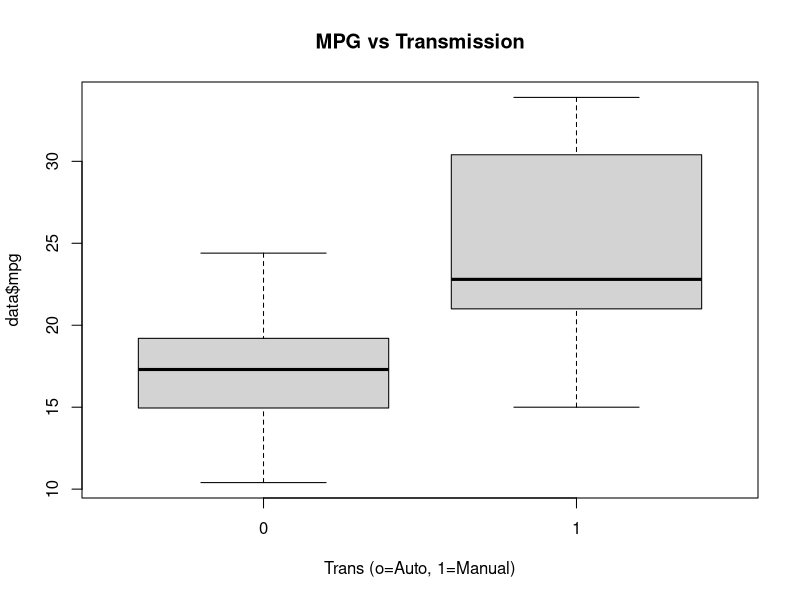
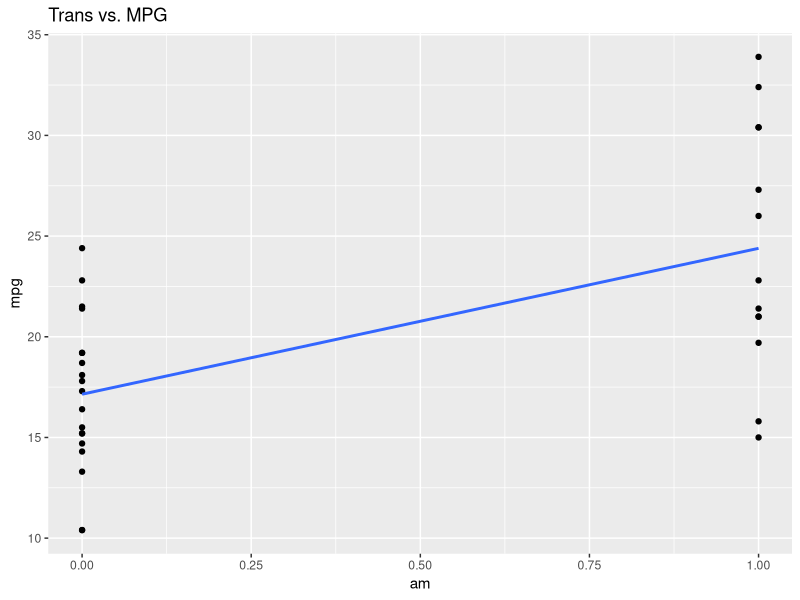
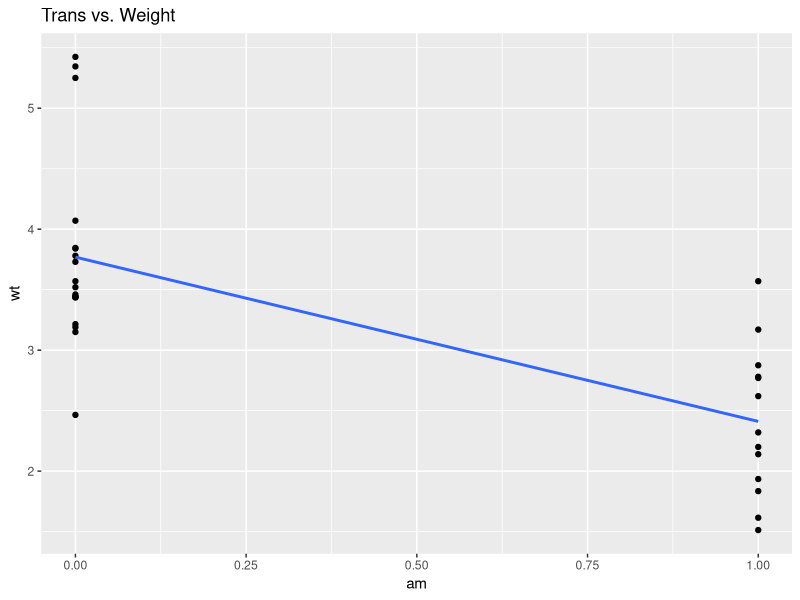
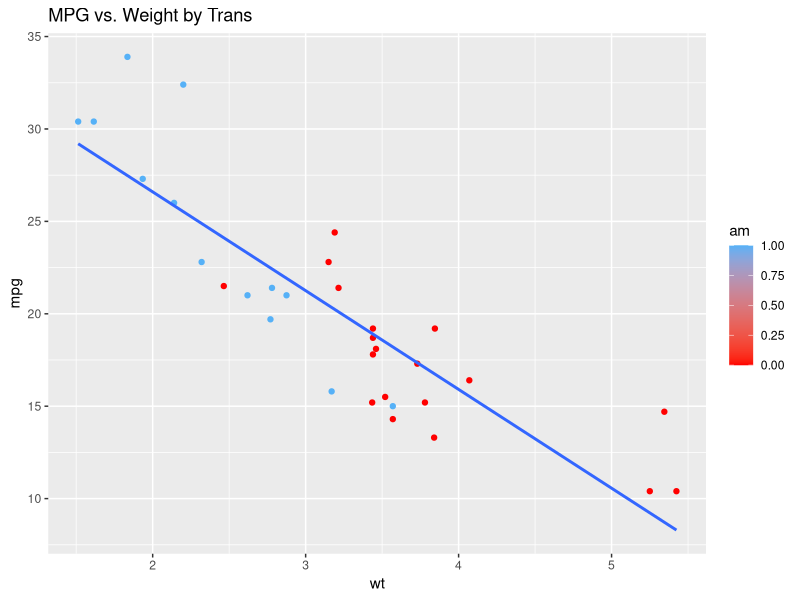
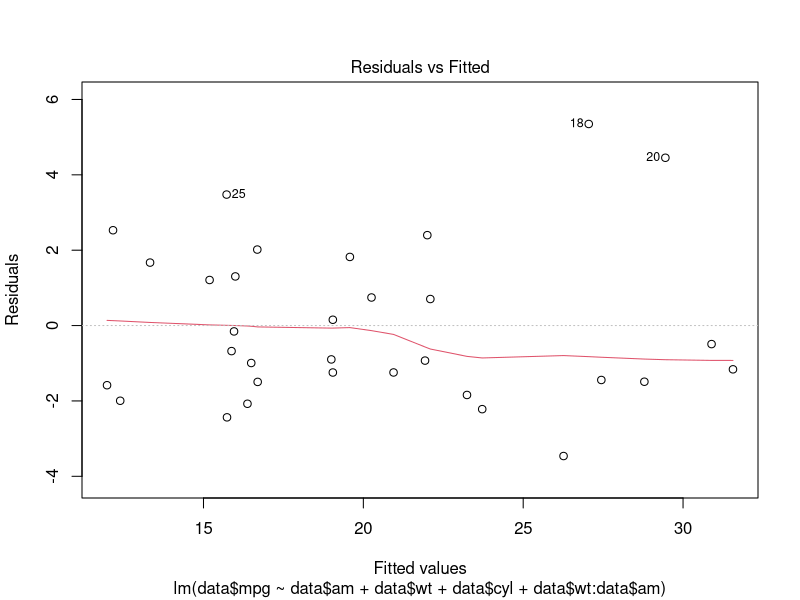
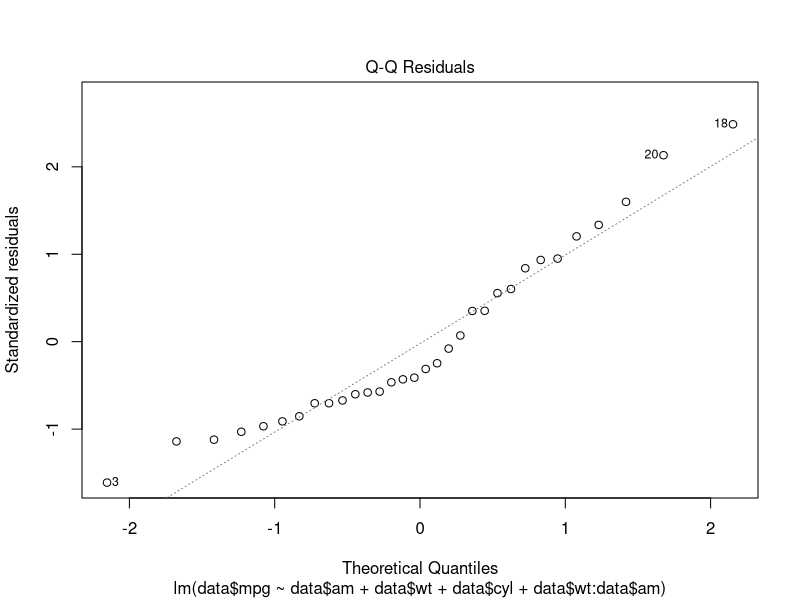
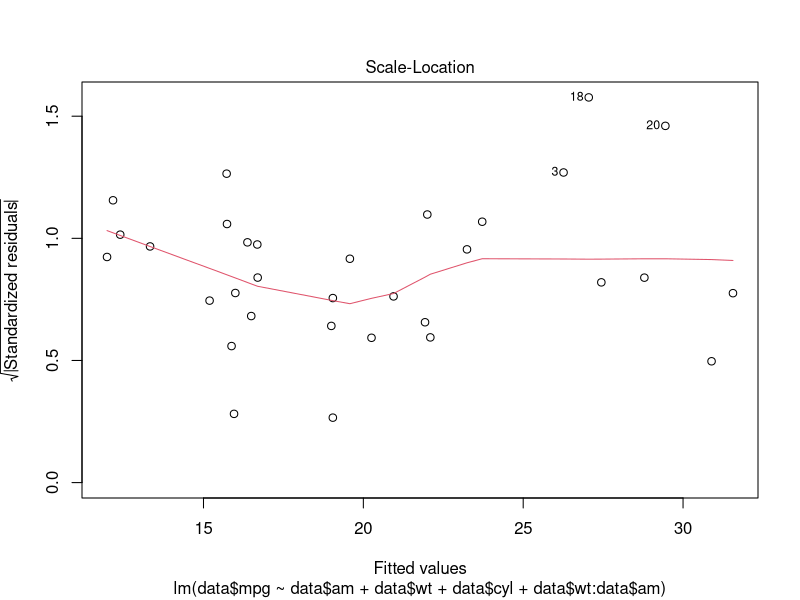
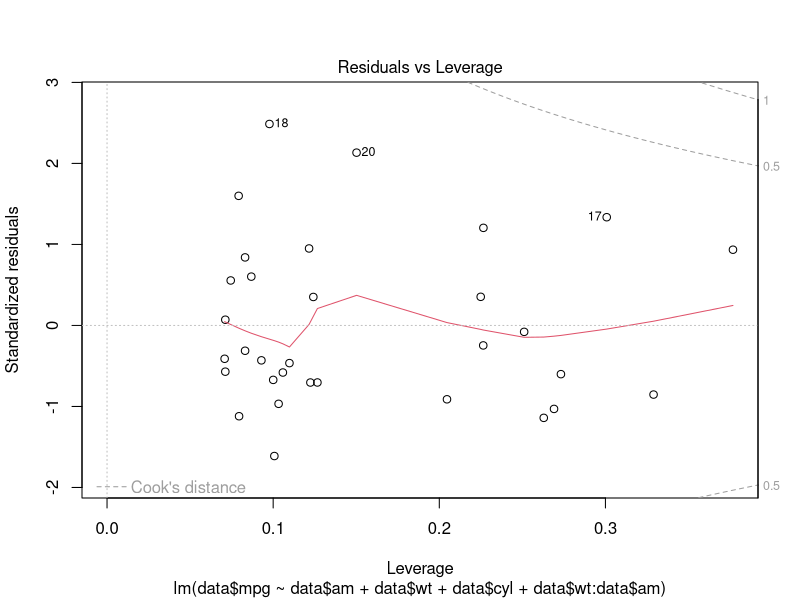

Write the R code that produced these figures, in order.
## ---- chunk 1
library(ggplot2)
data<-mtcars
summary(data)
lmdata<-lm(data$mpg~data$am)
## ---- chunk 2
lmstepdata<-lm(data$mpg~data$am+data$wt+data$cyl)

## ---- chunk 3
final<-lm(data$mpg~data$am+data$wt+data$cyl+data$wt:data$am)
## ---- chunk 4
boxplot(data$mpg~data$am, xlab="Trans (o=Auto, 1=Manual)", tlab="MPG", main="MPG vs Transmission"
) 
## ---- chunk 5
g<-ggplot(data, aes(x=am, y=mpg))
g+geom_point()+geom_smooth(method=lm, se=FALSE) +labs(title="Trans vs. MPG")

g<-ggplot(data, aes(x=am, y=wt))
g+geom_point()+geom_smooth(method=lm, se=FALSE)+ labs(title="Trans vs. Weight")

g1<-ggplot(data, aes(x=wt, y=mpg, colour=am))
g1+geom_point()+ scale_colour_gradient(low="red")+ geom_smooth(method=lm, se=FALSE) + labs(title="MPG vs. Weight by Trans")
        
## ---- chunk 6
plot(final)
